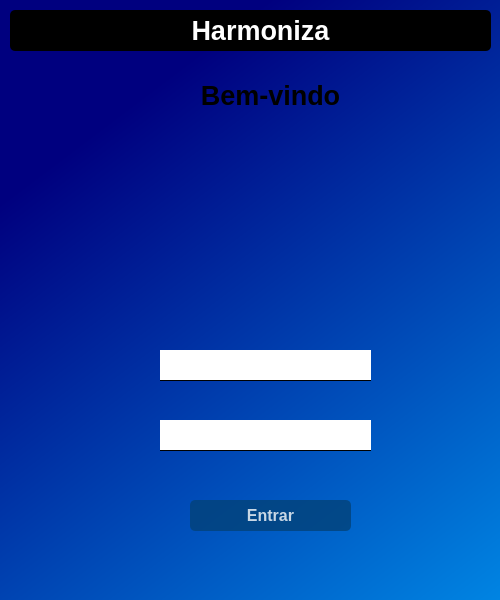
<?xml version="1.0" encoding="UTF-8"?>
<ui version="4.0">
 <class>MainWindow</class>
 <widget class="QMainWindow" name="MainWindow">
  <property name="geometry">
   <rect>
    <x>0</x>
    <y>0</y>
    <width>500</width>
    <height>600</height>
   </rect>
  </property>
  <property name="minimumSize">
   <size>
    <width>500</width>
    <height>600</height>
   </size>
  </property>
  <property name="maximumSize">
   <size>
    <width>500</width>
    <height>600</height>
   </size>
  </property>
  <property name="windowTitle">
   <string>MainWindow</string>
  </property>
  <widget class="QWidget" name="centralwidget">
   <widget class="QWidget" name="widget" native="true">
    <property name="geometry">
     <rect>
      <x>0</x>
      <y>0</y>
      <width>800</width>
      <height>600</height>
     </rect>
    </property>
    <property name="minimumSize">
     <size>
      <width>800</width>
      <height>600</height>
     </size>
    </property>
    <property name="maximumSize">
     <size>
      <width>800</width>
      <height>600</height>
     </size>
    </property>
    <property name="styleSheet">
     <string notr="true">QWidget#widget{
background-color:qlineargradient(spread:pad, x1:0, y1:0, x2:1, y2:0.989, stop:0.170455 rgba(0, 0, 127, 255), stop:1 rgba(0, 170, 255, 255))}</string>
    </property>
    <widget class="QLineEdit" name="lineEdit">
     <property name="geometry">
      <rect>
       <x>160</x>
       <y>350</y>
       <width>211</width>
       <height>31</height>
      </rect>
     </property>
     <property name="font">
      <font>
       <pointsize>12</pointsize>
       <weight>75</weight>
       <bold>true</bold>
      </font>
     </property>
     <property name="styleSheet">
      <string notr="true">background-color:rgba(0,0,0,	0);
border:1px solid rgba(0,0,0,0);
border-bottom-color: rgb(0, 0, 0);
color:rgb(255,255,255);
padding-bottom:7px;</string>
     </property>
     <property name="placeholderText">
      <string>E-mail</string>
     </property>
    </widget>
    <widget class="QLabel" name="label">
     <property name="geometry">
      <rect>
       <x>190</x>
       <y>80</y>
       <width>161</width>
       <height>31</height>
      </rect>
     </property>
     <property name="font">
      <font>
       <pointsize>20</pointsize>
       <weight>75</weight>
       <bold>true</bold>
      </font>
     </property>
     <property name="text">
      <string>Bem-vindo</string>
     </property>
     <property name="alignment">
      <set>Qt::AlignCenter</set>
     </property>
    </widget>
    <widget class="QPushButton" name="pushButton">
     <property name="geometry">
      <rect>
       <x>190</x>
       <y>500</y>
       <width>161</width>
       <height>31</height>
      </rect>
     </property>
     <property name="font">
      <font>
       <pointsize>12</pointsize>
       <weight>75</weight>
       <bold>true</bold>
      </font>
     </property>
     <property name="styleSheet">
      <string notr="true">QPushButton#pushButton{
background-color:rgba(2,65,118,255);
color:rgba(255,255,255,200);
border-radius:5px;
}
QPushButton#pushButton:pressed{
padding-left:5px;
padding-top:5px;
background-color:rgba(2,65,118,100);
background-position:calc(100% - 10px)center;
}
QPushButton#pushButton{
background-color:rgba(2,65,118,200);
}</string>
     </property>
     <property name="text">
      <string>Entrar</string>
     </property>
    </widget>
    <widget class="QLineEdit" name="lineEdit_2">
     <property name="geometry">
      <rect>
       <x>160</x>
       <y>420</y>
       <width>211</width>
       <height>31</height>
      </rect>
     </property>
     <property name="font">
      <font>
       <pointsize>12</pointsize>
       <weight>75</weight>
       <bold>true</bold>
      </font>
     </property>
     <property name="styleSheet">
      <string notr="true">background-color:rgba(0,0,0,	0);
border:1px solid rgba(0,0,0,0);
border-bottom-color: rgb(0, 0, 0);
color:rgb(255,255,255);
padding-bottom:7px;</string>
     </property>
     <property name="echoMode">
      <enum>QLineEdit::Password</enum>
     </property>
     <property name="placeholderText">
      <string>Senha</string>
     </property>
    </widget>
    <widget class="QLabel" name="label_3">
     <property name="geometry">
      <rect>
       <x>140</x>
       <y>130</y>
       <width>261</width>
       <height>191</height>
      </rect>
     </property>
     <property name="text">
      <string/>
     </property>
     <property name="pixmap">
      <pixmap>../../../../Downloads/login.png</pixmap>
     </property>
    </widget>
    <widget class="QWidget" name="widget_2" native="true">
     <property name="geometry">
      <rect>
       <x>10</x>
       <y>10</y>
       <width>481</width>
       <height>41</height>
      </rect>
     </property>
     <property name="styleSheet">
      <string notr="true">background-color: rgb(0, 0, 0);
border-radius:5px;
border-width:2px;</string>
     </property>
     <widget class="QLabel" name="label_2">
      <property name="geometry">
       <rect>
        <x>170</x>
        <y>0</y>
        <width>161</width>
        <height>41</height>
       </rect>
      </property>
      <property name="font">
       <font>
        <pointsize>20</pointsize>
        <weight>75</weight>
        <bold>true</bold>
       </font>
      </property>
      <property name="styleSheet">
       <string notr="true">color: rgb(255, 255, 255);</string>
      </property>
      <property name="text">
       <string>Harmoniza</string>
      </property>
      <property name="alignment">
       <set>Qt::AlignCenter</set>
      </property>
     </widget>
    </widget>
    <widget class="QLabel" name="label_4">
     <property name="geometry">
      <rect>
       <x>160</x>
       <y>460</y>
       <width>211</width>
       <height>21</height>
      </rect>
     </property>
     <property name="font">
      <font>
       <pointsize>10</pointsize>
       <italic>true</italic>
      </font>
     </property>
     <property name="styleSheet">
      <string notr="true">color: rgb(255, 255, 255);</string>
     </property>
     <property name="text">
      <string/>
     </property>
     <property name="alignment">
      <set>Qt::AlignCenter</set>
     </property>
    </widget>
   </widget>
  </widget>
 </widget>
 <resources/>
 <connections/>
</ui>
